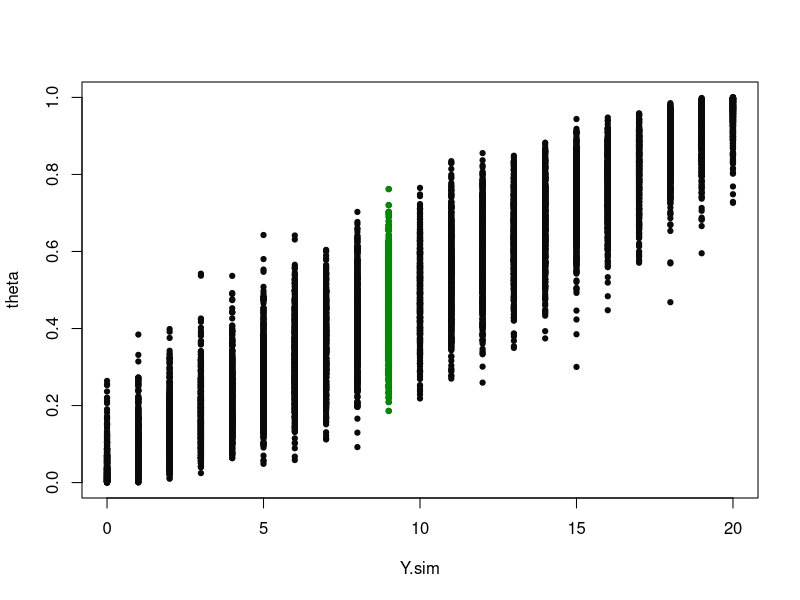
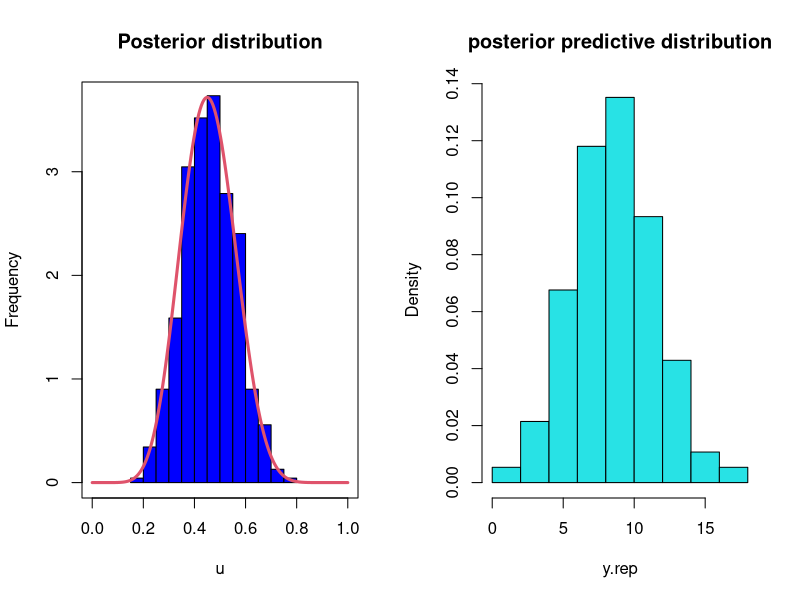
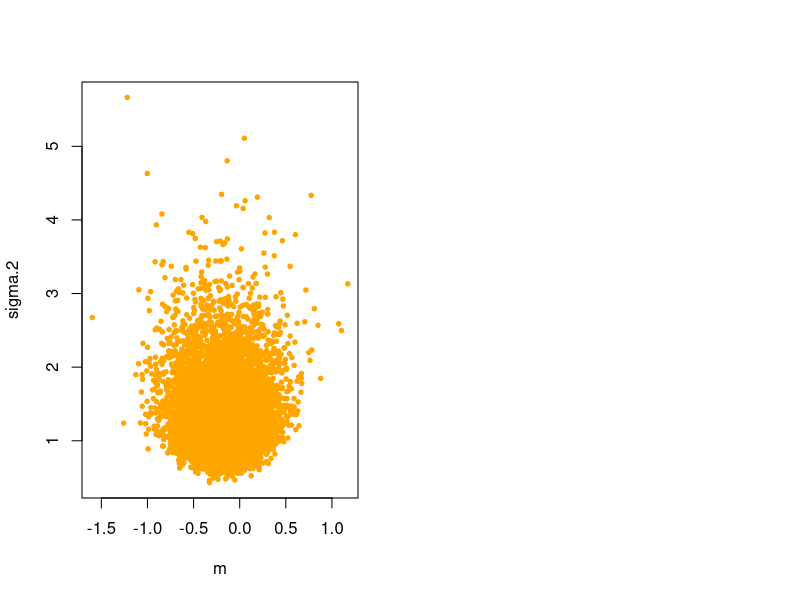
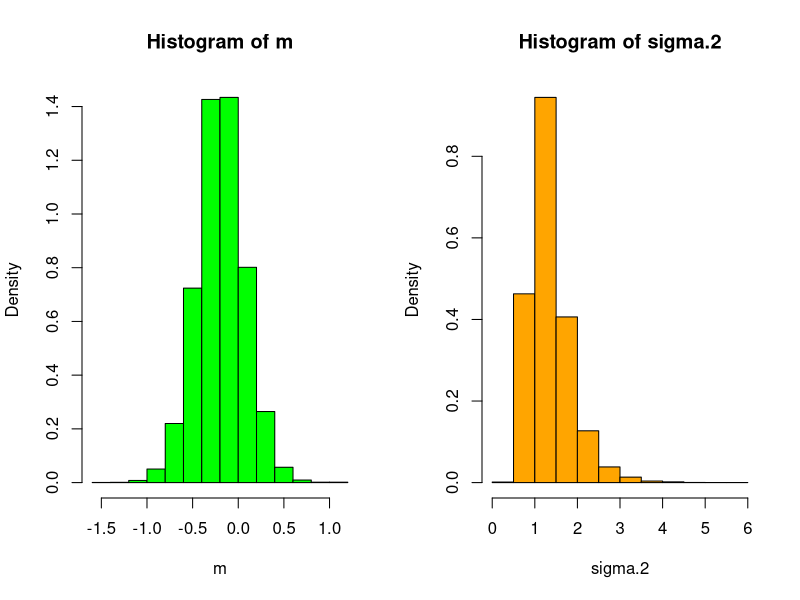
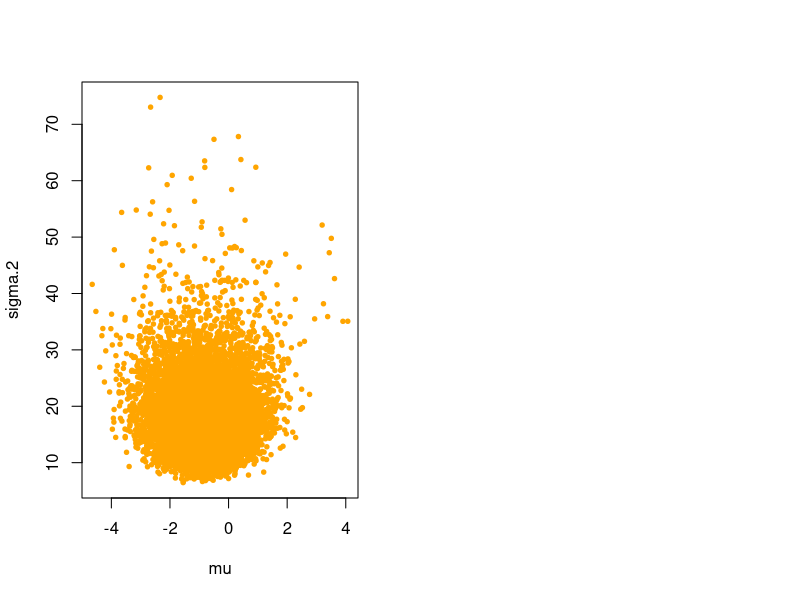
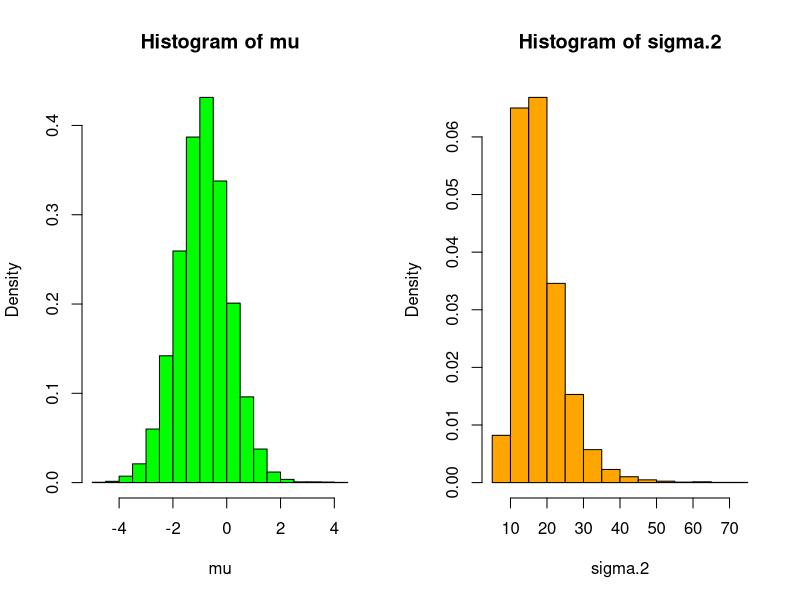
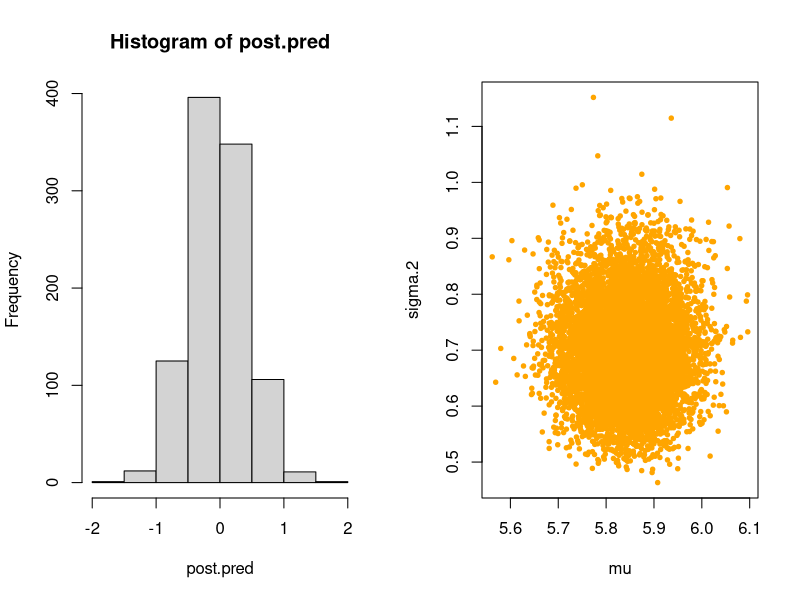
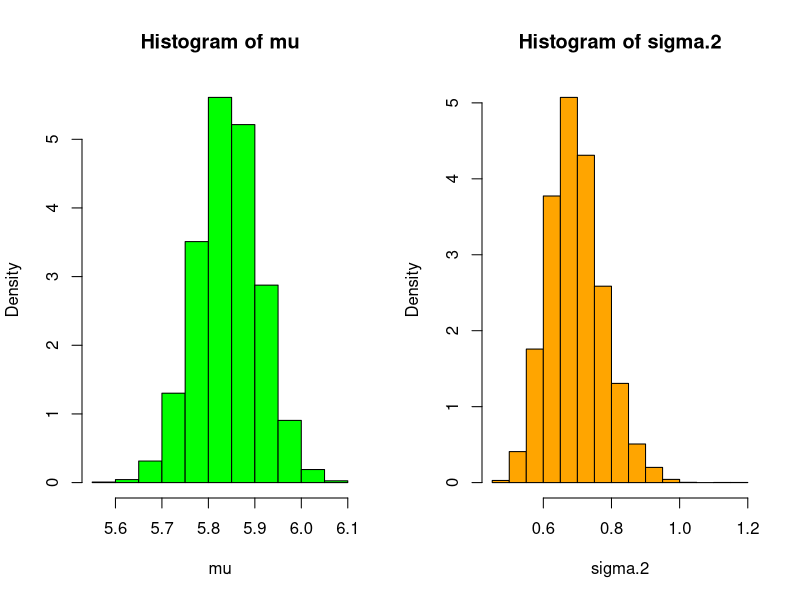

The R script that drew these images, in order:
#############################################
#LECTURE 1
#############################################
#REJECTION ALGORITHM
#Beta Binomial

y = 9
n = 20

#Prior
theta <- runif(10000) 

#Sampling distribution
Y.sim <- rbinom(10000, 20, theta)

#Display the joint distribution
plot(Y.sim, theta, pch = 19, cex=.7, col = "grey4")
points(Y.sim[Y.sim == y], theta[Y.sim == y], cex=.7, pch = 19, col = "green4")

#Posterior distribution
theta.post <- theta[ Y.sim == y ]
summary(theta.post)

## Acceptance rate
mean(Y.sim == y)

## 95%CI
quantile(theta.post, prob=c(.025, .975))

par(mfrow = c(1,2))
u <- seq(0, 1, length= 200)

# Compare with theory
plot(u, dbeta(u, 10, 12), type="n", ylab="Frequency",
main="Posterior distribution")
hist(theta.post, col = "blue" , prob = T, xlab = "theta",add=T)
lines(u, dbeta(u, 10, 12), col = 2, lwd = 3)

# Posterior predictive distribution
y.post <- rbinom(length(theta.post), 20, theta.post )
hist(y.post, col = 5 , xlab = "y.rep", prob = T, main ="posterior predictive distribution")



#####################################################################
# Gaussian model
# Posterior distribution of (mu, sigma2)

n = 20
y = rnorm(n, 0, 1)

# Marginal distribution | y 
sigma.2 = (n-1)*var(y)/rchisq(10000, n-1)
# Conditional distribution | y
m = rnorm(10000, mean(y), sd = sqrt(sigma.2/n))

#2d sampling
plot(m, sigma.2, pch = 19, col = "orange", cex = .6)

#histograms
x11(); par(mfrow = c(1,2))
hist(m, prob = T, col = "green")
hist(sigma.2, prob = T, col = "orange")

###############
#Model checking
#Data from the cauchy model

skewness <- function(x) {
m3 <- mean((x-mean(x))^3)
skew <- m3/(sd(x)^3)
skew
} 

# Generate artificial data
y = rcauchy(n)

# CPosterior sampling
sigma.2 = (n-1)*var(y)/rchisq(10000, n-1)
mu = rnorm(10000, mean(y), sd = sqrt(sigma.2/n))
plot(mu, sigma.2, pch = 19, col = "orange", cex = .6)

par(mfrow = c(1,2))
hist(mu, prob = T, col = "green")
hist(sigma.2, prob = T, col = "orange")

## post predictive distribution of the skewness

post.pred = NULL
for (i in 1:1000)
{
ind = sample(10000, 1)
post.pred[i] = skewness(rnorm(n, m[ind], sqrt(sigma.2[ind])))
}

# show a histogram
hist(post.pred)
summary(post.pred)

# compare to the data 
skewness(y)
#[1] 2.365443



#####################################
# Application to the iris data set
# 

data(iris)
y = iris$Sepal.Length
n = length(y)

sigma.2 = (n-1)*var(y)/rchisq(10000, n-1)
mu = rnorm(10000, mean(y), sd = sqrt(sigma.2/n))
plot(mu, sigma.2, pch = 19, col = "orange", cex = .6)

par(mfrow = c(1,2))
hist(mu, prob = T, col = "green")
hist(sigma.2, prob = T, col = "orange")




#############################################
#LECTURE 2 MCMC
#############################################

#####################################################################
#Metropolis-Hastings beta binomial
#kernel = uniform = prior

n = 20 
y = 9

# initial value
theta.0 <- 0.9

# store posterior samples
theta.post <- theta.0

# monitor the log likelihood
log.likelihood <- NULL

for (i in 1:10000)
{
# proposal  
theta.1 <- runif(1)

# MH ratio 
ratio<-(theta.1/theta.0)^y *((1 - theta.1)/(1 - theta.0))^(n-y) 
if (runif(1) < ratio) {theta.0 <- theta.1} 

theta.post <- c(theta.post,theta.0)

log.likelihood <- c(log.likelihood, y*log(theta.0) + (n-y)*log(1 - theta.0) )
}

# Check that the algorithm is correct

par(mfrow = c(1,3))

u <- seq(0, 1, length= 200)
plot(u, dbeta(u, 10, 12), type="n", ylab="Frequency", main="Posterior distribution (All sweeps)")

hist(theta.post, col = "blue" , prob = T, add = T)
lines(u, dbeta(u, 10, 12), col = 2, lwd = 3)

# shows the history
plot(log.likelihood[1:200], cex = .5, pch = 19, type = "l")

plot(u, dbeta(u, 10, 12), type="n", ylab="Frequency", main="Posterior distribution (100 sweeps)")
hist(theta.post[1:100], col = "blue" , prob = T, add = T)
lines(u, dbeta(u, 10, 12), col = 2, lwd = 3)


#######################################################################
#Metropolis-Hastings
#kernel = non.uniform

nit = 10000
theta.0 <- 0.1
theta.post <- theta.0
log.likelihood <- NULL

for (i in 1:nit)
{
# proposal  
b = 100
theta.1 <- rbeta(1, b*theta.0/(1-theta.0), b)

# MH ratio 
ratio1 <- (theta.1/theta.0)^(y)* 
( (1 - theta.1)/(1 - theta.0) )^(n-y) 
ratio2 <-  dbeta(theta.0, b*theta.1/(1-theta.1), b)/
dbeta(theta.1, b*theta.0/(1-theta.0), b) 
ratio <- ratio1*ratio2

if (runif(1) < ratio) {theta.0 <- theta.1} 

theta.post <- c(theta.post,theta.0)
log.likelihood <- c(log.likelihood, y*log(theta.0) + (n-y)*log(1 - theta.0) )
}

# show results

u <- seq(0, 1, length= 200)

par(mfrow=c(1,3))

plot(u, dbeta(u, 10, 12), type="n", ylab="Frequency", main="Posterior distribution (burnin = 200)", xlab = "x")
hist(theta.post[200:5000], col = "blue" , prob = T, add = T)
lines(u, dbeta(u, 10, 12), col = 2, lwd = 3)

plot(u, dbeta(u, 10, 12), type="n", ylab="Frequency", main="150 sweeps", xlab = "x")
hist(theta.post[1:150], col = "yellow" , prob = T, add = T)
lines(u, dbeta(u, 10, 12), col = 2, lwd = 3)


plot(log.likelihood[1:100], cex = .5, pch = 19, type = "l")



#######################################################################
## Gibbs sampling 
## Gaussian example (vary rho) 

par(mfrow = c(1, 2))

rho <- .99

## Exact simulation
theta1 <- rnorm(200)
theta2 <- rnorm(200, rho*theta1, sd = sqrt(1 - rho^2))
plot(theta1, theta2)
cor(theta1, theta2)


## Gibbs sampler is mixing slowly

nit = 2000
theta1 <- -3; theta2 <- 3

theta1.post <- theta1
theta2.post <- theta2

for (i in 1:nit){

theta1 <- rnorm(1, rho*theta2, sd = sqrt(1 - rho^2))
theta2 <- rnorm(1, rho*theta1, sd = sqrt(1 - rho^2))

theta1.post <- c(theta1.post, theta1)
theta2.post <- c(theta2.post, theta2)
}

# show results

plot(theta1.post[-1], theta2.post[-1])
cor(theta1.post, theta2.post)

hist(theta2.post)


#######################################################################
## Gibbs sampler (m, sigma2)
##  

y = rnorm(200)
post.mu = 10
post.sigma.2 = 0.3

for (i in 2:2000){
s.2 = sum( (y - post.mu[i-1])^2 )
post.sigma.2 = c(post.sigma.2, s.2/rchisq(1, n))
post.mu = c(post.mu,rnorm(1, mean(y), sd = sqrt(post.sigma.2[i]/n)))}


# Show results

par(mfrow = c(1,2))
hist(post.mu[-1], prob = T, col = "green", main = "mean")
hist(post.sigma.2[-(1:100)], prob = T, col = "orange", main = "variance")



#############################################
#LECTURE 3 Gaussian mixture 
#############################################


z = c(rep(0,60), rep(1, 140))
y = NULL

# within-group means and sd
m.t = c(-1, 2)
s.t = c(.7, 1.6) 

for (i in 1:200){
y[i] = rnorm(1, m.t[z[i]+1], sd = s.t[z[i]+1])}


## Show it

x = seq(-5, 7, length = 500)

par(mfrow = c(1, 2))
hist(y, prob = T, col = "grey")
hist(y, prob = T, col = "grey")
points(x, .3*dnorm(x, -1, .7) , lwd=4, type ="l", col = "yellow")
points(x, .7*dnorm(x, 2, 1.6) , lwd=4, type ="l", col = "blue2")
points(x, .3*dnorm(x, -1, .7) + .7*dnorm(x, 2, 1.6) , lwd=4, type ="l", col = "green4")


## MCMC for mixture 

mcmc.mix = function(y,niter=1000, m.o= c(0,1), sigma2.o = c(1,1)){
n = length(y)
K = length(m.o)

m = m.o ;s2 = sigma2.o; nk = NULL 
z = NULL
p = NULL 

p.mcmc = NULL
m.mcmc = NULL
s2.mcmc = NULL 
z.mcmc = NULL

for (nit in 1:niter){

for (i in 1:n){
p = exp(-(y[i] - m)^2/2/s2 )/sqrt(s2)
z[i] = sample(1:K, 1, prob = p )}

z.mcmc = rbind(z.mcmc, z)

for (k in 1:K){
nk[k] = sum(z==k) 
m[k] = rnorm( 1, mean(y[z==k]), sd = sqrt(s2[k]/nk[k]) )
s2[k] = sum((y[z==k] - m[k])^2)/rchisq(1, nk[k])
}

p.mcmc = rbind(p.mcmc, nk/n)
m.mcmc = rbind(m.mcmc, m)
s2.mcmc = rbind(s2.mcmc, s2)
}
return(list(z= z.mcmc, p = p.mcmc, m = m.mcmc, sigma2 = s2.mcmc))
}

### modele K = 2

obj = mcmc.mix(y, niter = 300, m.o = c(2, 4), sigma2.o = c(1,1))

mat = rbind(apply(obj$z[-(1:100),], MARGIN = 2, FUN = function(a) mean(a == 1) ), apply(obj$z[-(1:100),], MARGIN = 2, FUN = function(a) mean(a == 2)),apply(obj$z[-(1:100),], MARGIN = 2, FUN = function(a) mean(a == 3) ))

barplot(mat, col = c("yellow","blue2","red"))


### modele K = 3
x11()

obj = mcmc.mix(y, niter = 200, m.o = c(-1, 1, 2), sigma2.o = c(1,1,1))

barplot(rbind(apply(obj$z[-(1:100),], MARGIN = 2, FUN = function(a) mean(a == 1) ), apply(obj$z[-(1:100),], MARGIN = 2, FUN = function(a) mean(a == 2)),apply(obj$z[-(1:100),], MARGIN = 2, FUN = function(a) mean(a == 3) )), col = c("yellow","blue2","red"))


### Posterior checking


obj = mcmc.mix(y, niter = 300, m.o = c(-1, 1, 2), sigma2.o = c(1,1,1))


post.stat = NULL
for (i in 1:100){
zz = obj$z[i+100,]
mm = obj$m[i+100,]
ss2 = obj$sigma2[i+100,] 
y.rep = c(rnorm(sum(zz==1), mm[1], sqrt(ss2[1])), 
       rnorm(sum(zz==2), mm[2], sqrt(ss2[2])), 
       rnorm(sum(zz==3), mm[3], sqrt(ss2[3])))
post.stat = c(post.stat, skewness(y.rep))
 }


hist(post.stat)
skewness(y)




